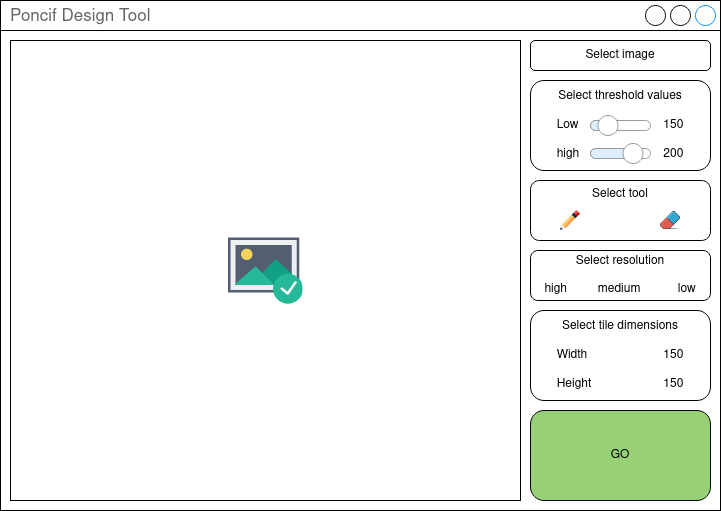
#> input picture Poncif_Design_Tool.png, 721 x 511 px; its folder holds only this picture in this run
$ python -i poncif_utils.py   (imports and definitions only)
#> lines starting #> are read from the running program, lines starting #| are printed output that depends on the picture; after the words box and inside, x2 and y2 are one past the last pixel; in counts of white or black regions, pixels touching at a corner belong together
import cv2
import numpy as np
from svgpathtools import parse_path

def get_contours(image, low_threshold=300, high_threshold=400):
#> called with low_threshold = 300, high_threshold = 400
    print(f"Computing contour with {low_threshold = } and {high_threshold = }")
    img_array = np.array(image)
    img = cv2.cvtColor(img_array, cv2.COLOR_RGB2BGR)
#> img is the input picture: shape (511, 721, 3); mean B, G, R 240.6, 244.5, 241.4
    canny = cv2.Canny(img, low_threshold, high_threshold, edges=True, L2gradient=True)
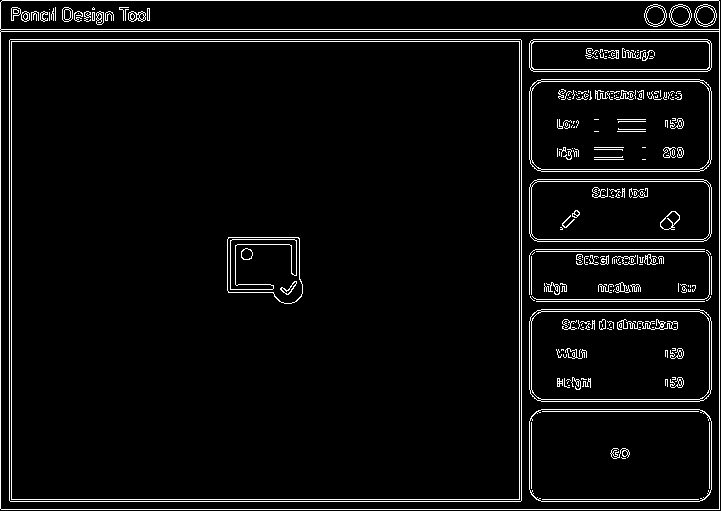
#> canny: shape (511, 721); 5% white in thin lines or dots
    contours, _ = cv2.findContours(canny, cv2.RETR_LIST, cv2.CHAIN_APPROX_NONE)
#> contours = 425 contours, 308 with area under 20; largest, box (x1, y1, x2, y2) and area: (0, 0, 720, 510) 365966, (0, 31, 720, 510) 343680, (9, 39, 522, 502) 236542, (9, 39, 522, 502) 236542, (11, 41, 520, 500) 232664
    return(contours)

# [59 lines left out: functions get_contours_dict, contours2json, get_target_size, add_path_no_duplicate, remove_path_too_close, not called in this run]

# [5 lines not run here, left out]

>>> import cv2
>>> picture = cv2.cvtColor(cv2.imread('Poncif_Design_Tool.png'), cv2.COLOR_BGR2RGB)
>>> result = get_contours(picture)
#> result has the same summary as contours in get_contours
